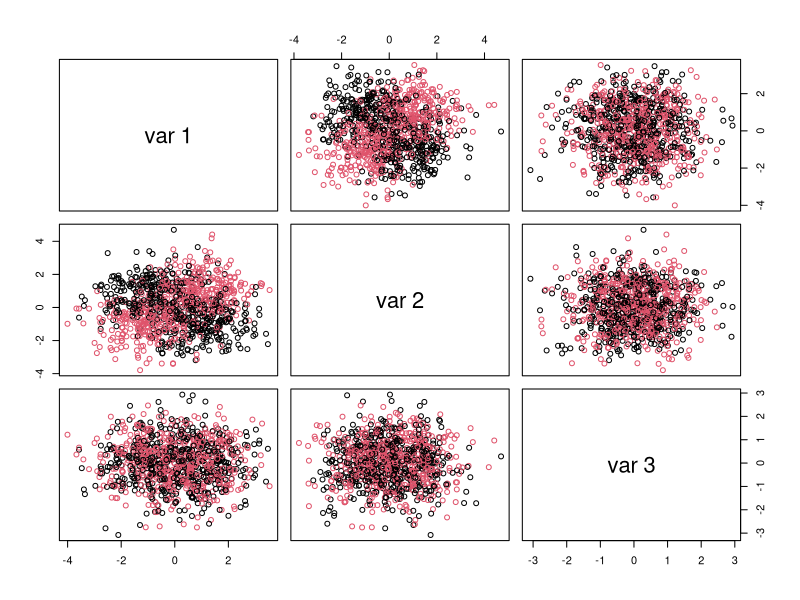
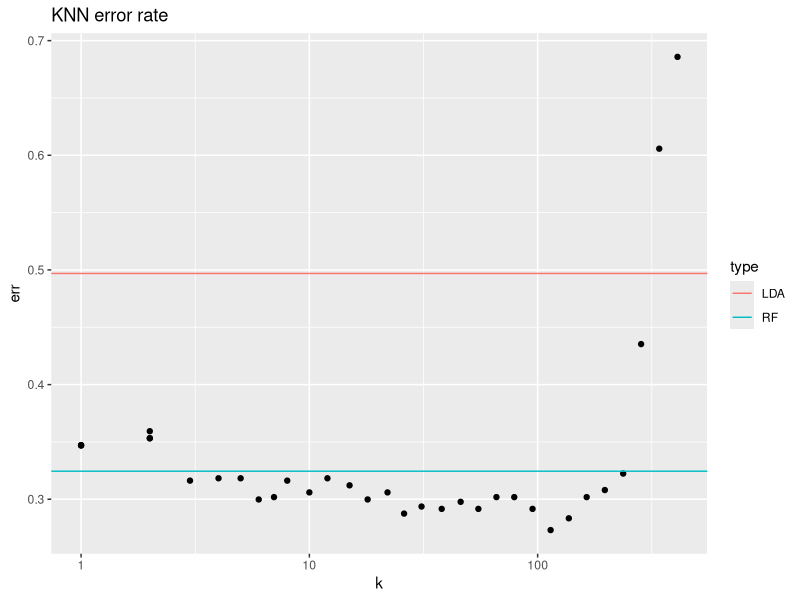
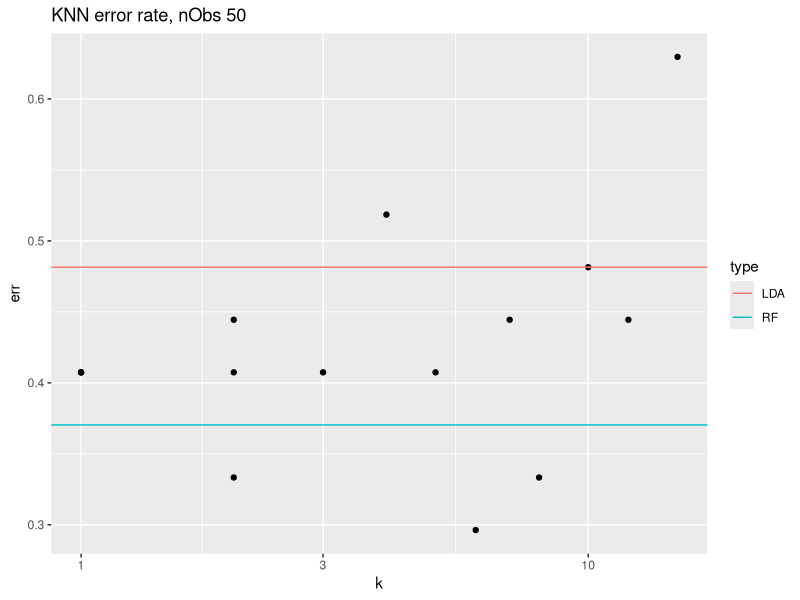
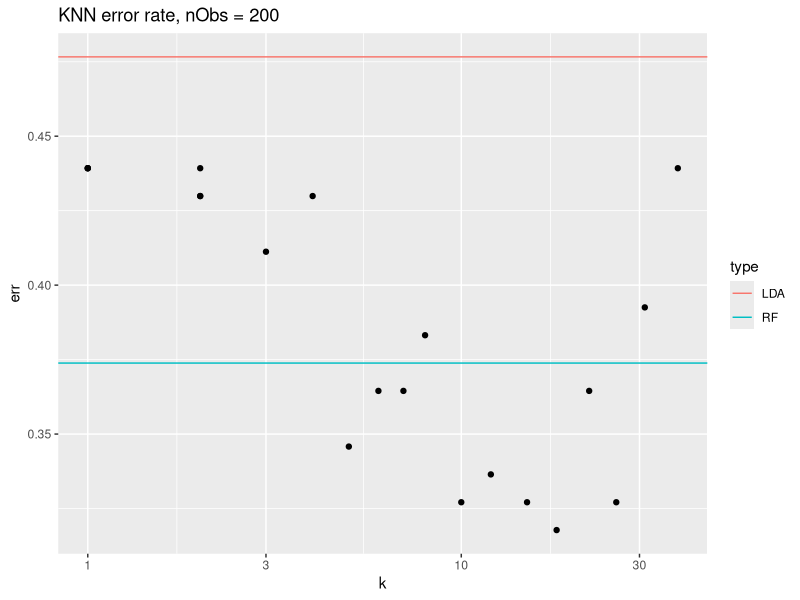
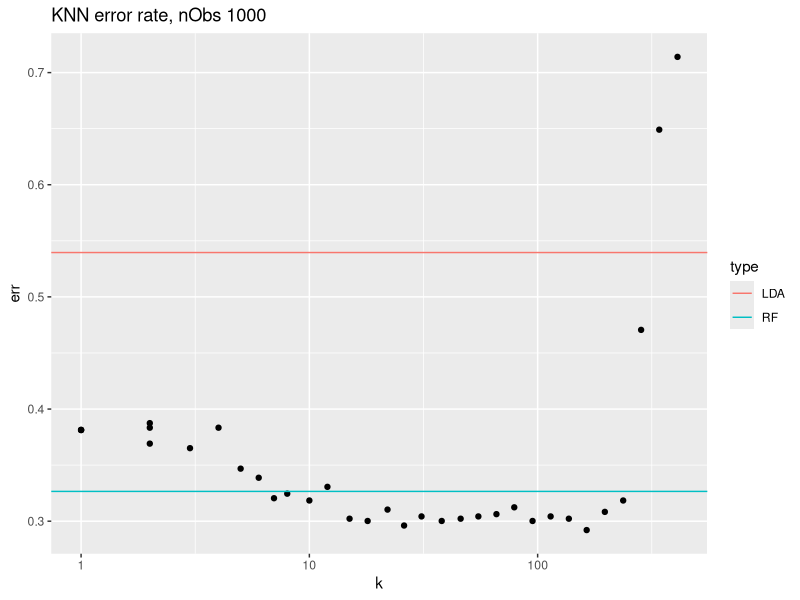
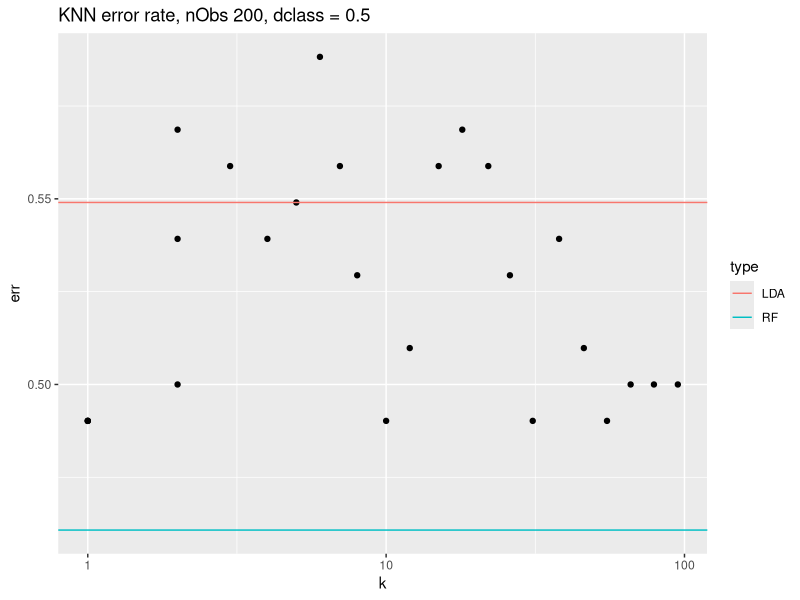
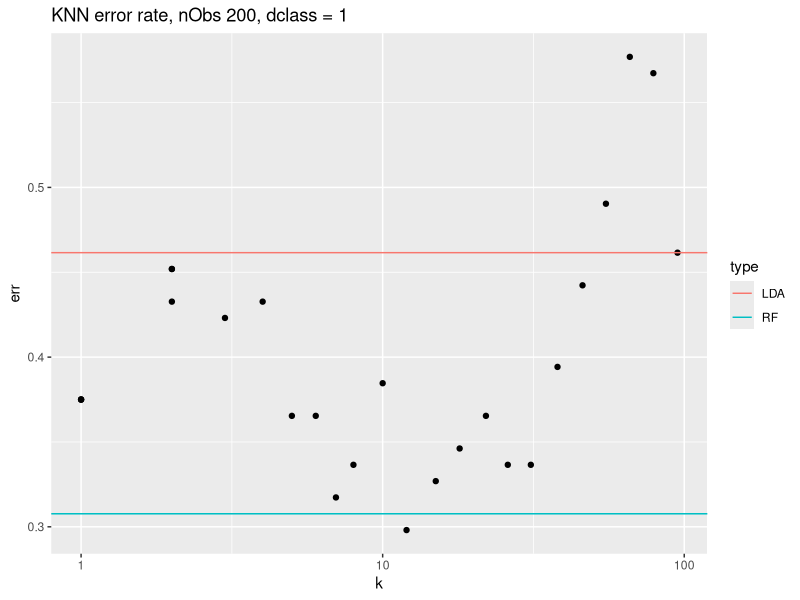
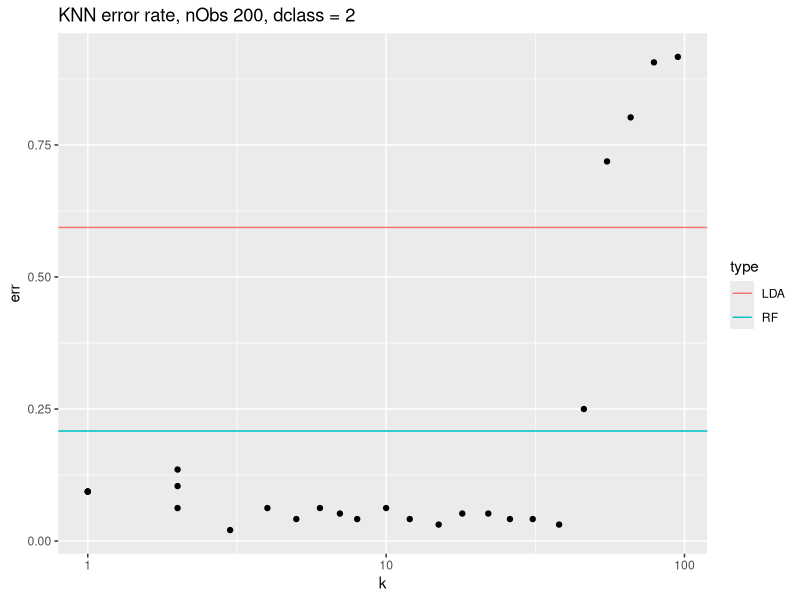

Reproduce these figures in R, in order.
## ---- chunk 1
library(randomForest)
library(MASS)
library(class)
library(ggplot2)
knitr::opts_chunk$set(echo = TRUE)
## ---- chunk 2
# How many observations:
nObs <- 1000
# How many predictors are associated with outcome:
nClassVars <- 2
# How many predictors are not:
nNoiseVars <- 1
# To modulate average difference between two classes' predictor values:
deltaClass <- 1
# Simulate dataset with interaction between attribute levels associated with the outcome:
xyzTmp <- matrix(rnorm(nObs*(nClassVars+nNoiseVars)),nrow=nObs,ncol=nClassVars+nNoiseVars)
classTmp <- 1
for ( iTmp in 1:nClassVars ) {
  deltaTmp <- sample(deltaClass*c(-1,1),nObs,replace=TRUE)
  xyzTmp[,iTmp] <- xyzTmp[,iTmp] + deltaTmp
  classTmp <- classTmp * deltaTmp
}
classTmp <- factor(classTmp > 0)
table(classTmp)
# plot resulting attribute levels colored by outcome:
pairs(xyzTmp,col=as.numeric(classTmp))
## ---- chunk 3
# Split data into train and test
bTrain <- sample(c(FALSE,TRUE),nrow(xyzTmp),replace=TRUE)
# Fit random forest to train data, obtain test error:
rfRes <- randomForest(xyzTmp[bTrain,],classTmp[bTrain])
rfTmpTbl <- table(classTmp[!bTrain],predict(rfRes,newdata=xyzTmp[!bTrain,]))
rfTmpTbl
## ---- chunk 4
# Fit LDA model to train data and evaluate error on the test data:
ldaRes <- lda(xyzTmp[bTrain,],classTmp[bTrain])
ldaTmpTbl <- table(classTmp[!bTrain],predict(ldaRes,newdata=xyzTmp[!bTrain,])$class)
ldaTmpTbl
## ---- chunk 5
# Fit KNN model at several levels of k:
dfTmp <- NULL
for ( kTmp in floor(1.2^(1:33)) ) {
  knnRes <- knn(xyzTmp[bTrain,],xyzTmp[!bTrain,],classTmp[bTrain],k=kTmp)
  tmpTbl <- table(classTmp[!bTrain],knnRes)
  dfTmp <- rbind(dfTmp,data.frame(err=1-sum(diag(tmpTbl))/sum(tmpTbl),k=kTmp))
}
ggplot(dfTmp,aes(x=k,y=err))+geom_point()+scale_x_log10()+geom_hline(aes(yintercept = err,colour=type),data=data.frame(type=c("LDA","RF"),err=c(1-sum(diag(ldaTmpTbl))/sum(ldaTmpTbl),1-sum(diag(rfTmpTbl))/sum(rfTmpTbl))))+ggtitle("KNN error rate")
## ---- chunk 6
set.seed(202)
# How many observations:
nObs <- 50
# How many predictors are associated with outcome:
nClassVars <- 2
# How many predictors are not:
nNoiseVars <- 3
# To modulate average difference between two classes' predictor values:
deltaClass <- 1
# Simulate dataset with interaction between attribute levels associated with the outcome:
xyzTmp <- matrix(rnorm(nObs*(nClassVars+nNoiseVars)),nrow=nObs,ncol=nClassVars+nNoiseVars)
classTmp <- 1
for ( iTmp in 1:nClassVars ) {
  deltaTmp <- sample(deltaClass*c(-1,1),nObs,replace=TRUE)
  xyzTmp[,iTmp] <- xyzTmp[,iTmp] + deltaTmp
  classTmp <- classTmp * deltaTmp
}
classTmp <- factor(classTmp > 0)
table(classTmp)

## ---- chunk 7
set.seed(1)
# Split data into train and test
bTrain <- sample(c(FALSE,TRUE),nrow(xyzTmp),replace=TRUE)
# Fit random forest to train data, obtain test error:
rfRes <- randomForest(xyzTmp[bTrain,],classTmp[bTrain])
rfTmpTbl <- table(classTmp[!bTrain],predict(rfRes,newdata=xyzTmp[!bTrain,]))
rfTmpTbl
err.rf = 1-sum(diag(rfTmpTbl))/sum(rfTmpTbl)
err.rf #error rate is 31.7%  
## ---- chunk 8
# Fit LDA model to train data and evaluate error on the test data:
ldaRes <- lda(xyzTmp[bTrain,],classTmp[bTrain])
ldaTmpTbl <- table(classTmp[!bTrain],predict(ldaRes,newdata=xyzTmp[!bTrain,])$class)
ldaTmpTbl
err.lda = 1-sum(diag(ldaTmpTbl))/sum(ldaTmpTbl)
err.lda #test error here is 39%
## ---- chunk 9
# Fit KNN model at several levels of k:
set.seed(1)
dfTmp <- NULL
for ( kTmp in floor(1.2^(1:15)) ) {
  knnRes <- knn(xyzTmp[bTrain,],xyzTmp[!bTrain,],classTmp[bTrain],k=kTmp)
  tmpTbl <- table(classTmp[!bTrain],knnRes)
  dfTmp <- rbind(dfTmp,data.frame(err=1-sum(diag(tmpTbl))/sum(tmpTbl),k=kTmp))
}

dfTmp
min(dfTmp) #minimum error rate is 13% at k = 2

ggplot(dfTmp,aes(x=k,y=err))+geom_point()+scale_x_log10()+geom_hline(aes(yintercept = err,colour=type),data=data.frame(type=c("LDA","RF"),err=c(1-sum(diag(ldaTmpTbl))/sum(ldaTmpTbl),1-sum(diag(rfTmpTbl))/sum(rfTmpTbl))))+ggtitle("KNN error rate, nObs 50")
## ---- chunk 10
set.seed(203)
# How many observations:
nObs <- 200
# How many predictors are associated with outcome:
nClassVars <- 2
# How many predictors are not:
nNoiseVars <- 3
# To modulate average difference between two classes' predictor values:
deltaClass <- 1
# Simulate dataset with interaction between attribute levels associated with the outcome:
xyzTmp <- matrix(rnorm(nObs*(nClassVars+nNoiseVars)),nrow=nObs,ncol=nClassVars+nNoiseVars)
classTmp <- 1
for ( iTmp in 1:nClassVars ) {
  deltaTmp <- sample(deltaClass*c(-1,1),nObs,replace=TRUE)
  xyzTmp[,iTmp] <- xyzTmp[,iTmp] + deltaTmp
  classTmp <- classTmp * deltaTmp
}
classTmp <- factor(classTmp > 0)
table(classTmp)
## ---- chunk 11
set.seed(2)
# Split data into train and test
bTrain <- sample(c(FALSE,TRUE),nrow(xyzTmp),replace=TRUE)
# Fit random forest to train data, obtain test error:
rfRes <- randomForest(xyzTmp[bTrain,],classTmp[bTrain])
rfTmpTbl <- table(classTmp[!bTrain],predict(rfRes,newdata=xyzTmp[!bTrain,]))
rfTmpTbl
err.rf = 1-sum(diag(rfTmpTbl))/sum(rfTmpTbl)
err.rf #error rate is 34% 
## ---- chunk 12
# Fit LDA model to train data and evaluate error on the test data:
ldaRes <- lda(xyzTmp[bTrain,],classTmp[bTrain])
ldaTmpTbl <- table(classTmp[!bTrain],predict(ldaRes,newdata=xyzTmp[!bTrain,])$class)
ldaTmpTbl
err.lda = 1-sum(diag(ldaTmpTbl))/sum(ldaTmpTbl)
err.lda #test error here is 43%

## ---- chunk 13
# Fit KNN model at several levels of k:
set.seed(2)
dfTmp <- NULL
for ( kTmp in floor(1.2^(1:20)) ) {
  knnRes <- knn(xyzTmp[bTrain,],xyzTmp[!bTrain,],classTmp[bTrain],k=kTmp)
  tmpTbl <- table(classTmp[!bTrain],knnRes)
  dfTmp <- rbind(dfTmp,data.frame(err=1-sum(diag(tmpTbl))/sum(tmpTbl),k=kTmp))
}

dfTmp
min(dfTmp) #minimum error rate is 23% at k = 3  

ggplot(dfTmp,aes(x=k,y=err))+geom_point()+scale_x_log10()+geom_hline(aes(yintercept = err,colour=type),data=data.frame(type=c("LDA","RF"),err=c(1-sum(diag(ldaTmpTbl))/sum(ldaTmpTbl),1-sum(diag(rfTmpTbl))/sum(rfTmpTbl))))+ggtitle("KNN error rate, nObs = 200")
## ---- chunk 14
set.seed(201)
# How many observations:
nObs <- 1000
# How many predictors are associated with outcome:
nClassVars <- 2
# How many predictors are not:
nNoiseVars <- 3
# To modulate average difference between two classes' predictor values:
deltaClass <- 1
# Simulate dataset with interaction between attribute levels associated with the outcome:
xyzTmp <- matrix(rnorm(nObs*(nClassVars+nNoiseVars)),nrow=nObs,ncol=nClassVars+nNoiseVars)
classTmp <- 1
for ( iTmp in 1:nClassVars ) {
  deltaTmp <- sample(deltaClass*c(-1,1),nObs,replace=TRUE)
  xyzTmp[,iTmp] <- xyzTmp[,iTmp] + deltaTmp
  classTmp <- classTmp * deltaTmp
}
classTmp <- factor(classTmp > 0)
table(classTmp)

## ---- chunk 15
set.seed(3)
# Split data into train and test
bTrain <- sample(c(FALSE,TRUE),nrow(xyzTmp),replace=TRUE)
# Fit random forest to train data, obtain test error:
rfRes <- randomForest(xyzTmp[bTrain,],classTmp[bTrain])
rfTmpTbl <- table(classTmp[!bTrain],predict(rfRes,newdata=xyzTmp[!bTrain,]))
rfTmpTbl
err.rf = 1-sum(diag(rfTmpTbl))/sum(rfTmpTbl)
err.rf #error rate is 34%  
## ---- chunk 16
# Fit LDA model to train data and evaluate error on the test data:
ldaRes <- lda(xyzTmp[bTrain,],classTmp[bTrain])
ldaTmpTbl <- table(classTmp[!bTrain],predict(ldaRes,newdata=xyzTmp[!bTrain,])$class)
ldaTmpTbl
err.lda = 1-sum(diag(ldaTmpTbl))/sum(ldaTmpTbl)
err.lda #test error here is 53%

## ---- chunk 17
# Fit KNN model at several levels of k:
set.seed(3)
dfTmp <- NULL
for ( kTmp in floor(1.2^(1:33)) ) {
  knnRes <- knn(xyzTmp[bTrain,],xyzTmp[!bTrain,],classTmp[bTrain],k=kTmp)
  tmpTbl <- table(classTmp[!bTrain],knnRes)
  dfTmp <- rbind(dfTmp,data.frame(err=1-sum(diag(tmpTbl))/sum(tmpTbl),k=kTmp))
}
dfTmp
min(dfTmp) #min error is 29.79%

ggplot(dfTmp,aes(x=k,y=err))+geom_point()+scale_x_log10()+geom_hline(aes(yintercept = err,colour=type),data=data.frame(type=c("LDA","RF"),err=c(1-sum(diag(ldaTmpTbl))/sum(ldaTmpTbl),1-sum(diag(rfTmpTbl))/sum(rfTmpTbl))))+ggtitle("KNN error rate, nObs 1000")

## ---- chunk 18
set.seed(203)
# How many observations:
nObs <- 200
# How many predictors are associated with outcome:
nClassVars <- 2
# How many predictors are not:
nNoiseVars <- 3
# To modulate average difference between two classes' predictor values:
deltaClass <- 0.5
# Simulate dataset with interaction between attribute levels associated with the outcome:
xyzTmp <- matrix(rnorm(nObs*(nClassVars+nNoiseVars)),nrow=nObs,ncol=nClassVars+nNoiseVars)
classTmp <- 1
for ( iTmp in 1:nClassVars ) {
  deltaTmp <- sample(deltaClass*c(-1,1),nObs,replace=TRUE)
  xyzTmp[,iTmp] <- xyzTmp[,iTmp] + deltaTmp
  classTmp <- classTmp * deltaTmp
}
classTmp <- factor(classTmp > 0)
table(classTmp)

## ---- chunk 19
set.seed(4)
# Split data into train and test
bTrain <- sample(c(FALSE,TRUE),nrow(xyzTmp),replace=TRUE)
# Fit random forest to train data, obtain test error:
rfRes <- randomForest(xyzTmp[bTrain,],classTmp[bTrain])
rfTmpTbl <- table(classTmp[!bTrain],predict(rfRes,newdata=xyzTmp[!bTrain,]))
rfTmpTbl
err.rf = 1-sum(diag(rfTmpTbl))/sum(rfTmpTbl)
err.rf #error rate is 40%
## ---- chunk 20
# Fit LDA model to train data and evaluate error on the test data:
ldaRes <- lda(xyzTmp[bTrain,],classTmp[bTrain])
ldaTmpTbl <- table(classTmp[!bTrain],predict(ldaRes,newdata=xyzTmp[!bTrain,])$class)
ldaTmpTbl
err.lda = 1-sum(diag(ldaTmpTbl))/sum(ldaTmpTbl)
err.lda #test error here is 48.5%

## ---- chunk 21
set.seed(4)
# Fit KNN model at several levels of k:
dfTmp <- NULL
for ( kTmp in floor(1.2^(1:25)) ) {
  knnRes <- knn(xyzTmp[bTrain,],xyzTmp[!bTrain,],classTmp[bTrain],k=kTmp)
  tmpTbl <- table(classTmp[!bTrain],knnRes)
  dfTmp <- rbind(dfTmp,data.frame(err=1-sum(diag(tmpTbl))/sum(tmpTbl),k=kTmp))
}

dfTmp
min(dfTmp) #min error rate is 39.4% 

ggplot(dfTmp,aes(x=k,y=err))+geom_point()+scale_x_log10()+geom_hline(aes(yintercept = err,colour=type),data=data.frame(type=c("LDA","RF"),err=c(1-sum(diag(ldaTmpTbl))/sum(ldaTmpTbl),1-sum(diag(rfTmpTbl))/sum(rfTmpTbl))))+ggtitle("KNN error rate, nObs 200, dclass = 0.5")
## ---- chunk 22
set.seed(203)
# How many observations:
nObs <- 200
# How many predictors are associated with outcome:
nClassVars <- 2
# How many predictors are not:
nNoiseVars <- 3
# To modulate average difference between two classes' predictor values:
deltaClass <- 1
# Simulate dataset with interaction between attribute levels associated with the outcome:
xyzTmp <- matrix(rnorm(nObs*(nClassVars+nNoiseVars)),nrow=nObs,ncol=nClassVars+nNoiseVars)
classTmp <- 1
for ( iTmp in 1:nClassVars ) {
  deltaTmp <- sample(deltaClass*c(-1,1),nObs,replace=TRUE)
  xyzTmp[,iTmp] <- xyzTmp[,iTmp] + deltaTmp
  classTmp <- classTmp * deltaTmp
}
classTmp <- factor(classTmp > 0)
table(classTmp)

## ---- chunk 23
set.seed(5)
# Split data into train and test
bTrain <- sample(c(FALSE,TRUE),nrow(xyzTmp),replace=TRUE)
# Fit random forest to train data, obtain test error:
rfRes <- randomForest(xyzTmp[bTrain,],classTmp[bTrain])
rfTmpTbl <- table(classTmp[!bTrain],predict(rfRes,newdata=xyzTmp[!bTrain,]))
rfTmpTbl
err.rf = 1-sum(diag(rfTmpTbl))/sum(rfTmpTbl)
err.rf #error rate is 39.2%
## ---- chunk 24
# Fit LDA model to train data and evaluate error on the test data:
ldaRes <- lda(xyzTmp[bTrain,],classTmp[bTrain])
ldaTmpTbl <- table(classTmp[!bTrain],predict(ldaRes,newdata=xyzTmp[!bTrain,])$class)
ldaTmpTbl
err.lda = 1-sum(diag(ldaTmpTbl))/sum(ldaTmpTbl)
err.lda #test error here is 46.1%

## ---- chunk 25
set.seed(5)
# Fit KNN model at several levels of k:
dfTmp <- NULL
for ( kTmp in floor(1.2^(1:25)) ) {
  knnRes <- knn(xyzTmp[bTrain,],xyzTmp[!bTrain,],classTmp[bTrain],k=kTmp)
  tmpTbl <- table(classTmp[!bTrain],knnRes)
  dfTmp <- rbind(dfTmp,data.frame(err=1-sum(diag(tmpTbl))/sum(tmpTbl),k=kTmp))
}

dfTmp
min(dfTmp) #min error rate is 29.4% at k = 15

ggplot(dfTmp,aes(x=k,y=err))+geom_point()+scale_x_log10()+geom_hline(aes(yintercept = err,colour=type),data=data.frame(type=c("LDA","RF"),err=c(1-sum(diag(ldaTmpTbl))/sum(ldaTmpTbl),1-sum(diag(rfTmpTbl))/sum(rfTmpTbl))))+ggtitle("KNN error rate, nObs 200, dclass = 1")
## ---- chunk 26
set.seed(203)
# How many observations:
nObs <- 200
# How many predictors are associated with outcome:
nClassVars <- 2
# How many predictors are not:
nNoiseVars <- 3
# To modulate average difference between two classes' predictor values:
deltaClass <- 2
# Simulate dataset with interaction between attribute levels associated with the outcome:
xyzTmp <- matrix(rnorm(nObs*(nClassVars+nNoiseVars)),nrow=nObs,ncol=nClassVars+nNoiseVars)
classTmp <- 1
for ( iTmp in 1:nClassVars ) {
  deltaTmp <- sample(deltaClass*c(-1,1),nObs,replace=TRUE)
  xyzTmp[,iTmp] <- xyzTmp[,iTmp] + deltaTmp
  classTmp <- classTmp * deltaTmp
}
classTmp <- factor(classTmp > 0)
table(classTmp)

## ---- chunk 27
set.seed(6)
# Split data into train and test
bTrain <- sample(c(FALSE,TRUE),nrow(xyzTmp),replace=TRUE)
# Fit random forest to train data, obtain test error:
rfRes <- randomForest(xyzTmp[bTrain,],classTmp[bTrain])
rfTmpTbl <- table(classTmp[!bTrain],predict(rfRes,newdata=xyzTmp[!bTrain,]))
rfTmpTbl
err.rf = 1-sum(diag(rfTmpTbl))/sum(rfTmpTbl)
err.rf #error rate is 21.8%
## ---- chunk 28
# Fit LDA model to train data and evaluate error on the test data:
ldaRes <- lda(xyzTmp[bTrain,],classTmp[bTrain])
ldaTmpTbl <- table(classTmp[!bTrain],predict(ldaRes,newdata=xyzTmp[!bTrain,])$class)
ldaTmpTbl
err.lda = 1-sum(diag(ldaTmpTbl))/sum(ldaTmpTbl)
err.lda #test error here is 42.6%

## ---- chunk 29
set.seed(6)
# Fit KNN model at several levels of k:
dfTmp <- NULL
for ( kTmp in floor(1.2^(1:25)) ) {
  knnRes <- knn(xyzTmp[bTrain,],xyzTmp[!bTrain,],classTmp[bTrain],k=kTmp)
  tmpTbl <- table(classTmp[!bTrain],knnRes)
  dfTmp <- rbind(dfTmp,data.frame(err=1-sum(diag(tmpTbl))/sum(tmpTbl),k=kTmp))
}

dfTmp
min(dfTmp) #min error rate is at 2.9% at k = 12

ggplot(dfTmp,aes(x=k,y=err))+geom_point()+scale_x_log10()+geom_hline(aes(yintercept = err,colour=type),data=data.frame(type=c("LDA","RF"),err=c(1-sum(diag(ldaTmpTbl))/sum(ldaTmpTbl),1-sum(diag(rfTmpTbl))/sum(rfTmpTbl))))+ggtitle("KNN error rate, nObs 200, dclass = 2")
## ---- chunk 30
set.seed(201)
# How many observations:
nObs <- 1000
# How many predictors are associated with outcome:
nClassVars <- 2
# How many predictors are not:
nNoiseVars <- 3
# To modulate average difference between two classes' predictor values:
deltaClass <- 0.5
# Simulate dataset with interaction between attribute levels associated with the outcome:
xyzTmp <- matrix(rnorm(nObs*(nClassVars+nNoiseVars)),nrow=nObs,ncol=nClassVars+nNoiseVars)
classTmp <- 1
for ( iTmp in 1:nClassVars ) {
  deltaTmp <- sample(deltaClass*c(-1,1),nObs,replace=TRUE)
  xyzTmp[,iTmp] <- xyzTmp[,iTmp] + deltaTmp
  classTmp <- classTmp * deltaTmp
}
classTmp <- factor(classTmp > 0)
table(classTmp)

## ---- chunk 31
set.seed(7)
# Split data into train and test
bTrain <- sample(c(FALSE,TRUE),nrow(xyzTmp),replace=TRUE)
# Fit random forest to train data, obtain test error:
rfRes <- randomForest(xyzTmp[bTrain,],classTmp[bTrain])
rfTmpTbl <- table(classTmp[!bTrain],predict(rfRes,newdata=xyzTmp[!bTrain,]))
rfTmpTbl
err.rf = 1-sum(diag(rfTmpTbl))/sum(rfTmpTbl)
err.rf #error rate is 50.4%  
## ---- chunk 32
# Fit LDA model to train data and evaluate error on the test data:
ldaRes <- lda(xyzTmp[bTrain,],classTmp[bTrain])
ldaTmpTbl <- table(classTmp[!bTrain],predict(ldaRes,newdata=xyzTmp[!bTrain,])$class)
ldaTmpTbl
err.lda = 1-sum(diag(ldaTmpTbl))/sum(ldaTmpTbl)
err.lda #test error here is 50% 

## ---- chunk 33
set.seed(7)
# Fit KNN model at several levels of k:
dfTmp <- NULL
for ( kTmp in floor(1.2^(1:33)) ) {
  knnRes <- knn(xyzTmp[bTrain,],xyzTmp[!bTrain,],classTmp[bTrain],k=kTmp)
  tmpTbl <- table(classTmp[!bTrain],knnRes)
  dfTmp <- rbind(dfTmp,data.frame(err=1-sum(diag(tmpTbl))/sum(tmpTbl),k=kTmp))
}
dfTmp
min(dfTmp) #minimum error rate is 44% at k =5 
ggplot(dfTmp,aes(x=k,y=err))+geom_point()+scale_x_log10()+geom_hline(aes(yintercept = err,colour=type),data=data.frame(type=c("LDA","RF"),err=c(1-sum(diag(ldaTmpTbl))/sum(ldaTmpTbl),1-sum(diag(rfTmpTbl))/sum(rfTmpTbl))))+ggtitle("KNN error rate, nObs 1000, dclass = 0.5")

## ---- chunk 34
set.seed(201)
# How many observations:
nObs <- 1000
# How many predictors are associated with outcome:
nClassVars <- 2
# How many predictors are not:
nNoiseVars <- 3
# To modulate average difference between two classes' predictor values:
deltaClass <- 1
# Simulate dataset with interaction between attribute levels associated with the outcome:
xyzTmp <- matrix(rnorm(nObs*(nClassVars+nNoiseVars)),nrow=nObs,ncol=nClassVars+nNoiseVars)
classTmp <- 1
for ( iTmp in 1:nClassVars ) {
  deltaTmp <- sample(deltaClass*c(-1,1),nObs,replace=TRUE)
  xyzTmp[,iTmp] <- xyzTmp[,iTmp] + deltaTmp
  classTmp <- classTmp * deltaTmp
}
classTmp <- factor(classTmp > 0)
table(classTmp)

## ---- chunk 35
set.seed(8)
# Split data into train and test
bTrain <- sample(c(FALSE,TRUE),nrow(xyzTmp),replace=TRUE)
# Fit random forest to train data, obtain test error:
rfRes <- randomForest(xyzTmp[bTrain,],classTmp[bTrain])
rfTmpTbl <- table(classTmp[!bTrain],predict(rfRes,newdata=xyzTmp[!bTrain,]))
rfTmpTbl
err.rf = 1-sum(diag(rfTmpTbl))/sum(rfTmpTbl)
err.rf #error rate is 34.7%  
## ---- chunk 36
# Fit LDA model to train data and evaluate error on the test data:
ldaRes <- lda(xyzTmp[bTrain,],classTmp[bTrain])
ldaTmpTbl <- table(classTmp[!bTrain],predict(ldaRes,newdata=xyzTmp[!bTrain,])$class)
ldaTmpTbl
err.lda = 1-sum(diag(ldaTmpTbl))/sum(ldaTmpTbl)
err.lda #test error here is 49.9% 

## ---- chunk 37
set.seed(8)
# Fit KNN model at several levels of k:
dfTmp <- NULL
for ( kTmp in floor(1.2^(1:33)) ) {
  knnRes <- knn(xyzTmp[bTrain,],xyzTmp[!bTrain,],classTmp[bTrain],k=kTmp)
  tmpTbl <- table(classTmp[!bTrain],knnRes)
  dfTmp <- rbind(dfTmp,data.frame(err=1-sum(diag(tmpTbl))/sum(tmpTbl),k=kTmp))
}
dfTmp
min(dfTmp) #minimum error rate is 30.9% at k = 66

ggplot(dfTmp,aes(x=k,y=err))+geom_point()+scale_x_log10()+geom_hline(aes(yintercept = err,colour=type),data=data.frame(type=c("LDA","RF"),err=c(1-sum(diag(ldaTmpTbl))/sum(ldaTmpTbl),1-sum(diag(rfTmpTbl))/sum(rfTmpTbl))))+ggtitle("KNN error rate, nObs 1000, dclass 1")
## ---- chunk 38
set.seed(201)
# How many observations:
nObs <- 1000
# How many predictors are associated with outcome:
nClassVars <- 2
# How many predictors are not:
nNoiseVars <- 3
# To modulate average difference between two classes' predictor values:
deltaClass <- 2
# Simulate dataset with interaction between attribute levels associated with the outcome:
xyzTmp <- matrix(rnorm(nObs*(nClassVars+nNoiseVars)),nrow=nObs,ncol=nClassVars+nNoiseVars)
classTmp <- 1
for ( iTmp in 1:nClassVars ) {
  deltaTmp <- sample(deltaClass*c(-1,1),nObs,replace=TRUE)
  xyzTmp[,iTmp] <- xyzTmp[,iTmp] + deltaTmp
  classTmp <- classTmp * deltaTmp
}
classTmp <- factor(classTmp > 0)
table(classTmp)

## ---- chunk 39
set.seed(9)
# Split data into train and test
bTrain <- sample(c(FALSE,TRUE),nrow(xyzTmp),replace=TRUE)
# Fit random forest to train data, obtain test error:
rfRes <- randomForest(xyzTmp[bTrain,],classTmp[bTrain])
rfTmpTbl <- table(classTmp[!bTrain],predict(rfRes,newdata=xyzTmp[!bTrain,]))
rfTmpTbl
err.rf = 1-sum(diag(rfTmpTbl))/sum(rfTmpTbl)
err.rf #error rate is 6.3%  
## ---- chunk 40
# Fit LDA model to train data and evaluate error on the test data:
ldaRes <- lda(xyzTmp[bTrain,],classTmp[bTrain])
ldaTmpTbl <- table(classTmp[!bTrain],predict(ldaRes,newdata=xyzTmp[!bTrain,])$class)
ldaTmpTbl
err.lda = 1-sum(diag(ldaTmpTbl))/sum(ldaTmpTbl)
err.lda #test error here is 49.3% 

## ---- chunk 41
set.seed(9)
# Fit KNN model at several levels of k:
dfTmp <- NULL
for ( kTmp in floor(1.2^(1:33)) ) {
  knnRes <- knn(xyzTmp[bTrain,],xyzTmp[!bTrain,],classTmp[bTrain],k=kTmp)
  tmpTbl <- table(classTmp[!bTrain],knnRes)
  dfTmp <- rbind(dfTmp,data.frame(err=1-sum(diag(tmpTbl))/sum(tmpTbl),k=kTmp))
}
dfTmp
min(dfTmp) #min error rate is at 5.1% at k = 22

ggplot(dfTmp,aes(x=k,y=err))+geom_point()+scale_x_log10()+geom_hline(aes(yintercept = err,colour=type),data=data.frame(type=c("LDA","RF"),err=c(1-sum(diag(ldaTmpTbl))/sum(ldaTmpTbl),1-sum(diag(rfTmpTbl))/sum(rfTmpTbl))))+ggtitle("KNN error rate, nObs 1000, dClass =2")

## ---- chunk 42
set.seed(201)
# How many observations:
nObs <- 1000
# How many predictors are associated with outcome:
nClassVars <- 2
# How many predictors are not:
nNoiseVars <- 1
# To modulate average difference between two classes' predictor values:
deltaClass <- 2
# Simulate dataset with interaction between attribute levels associated with the outcome:
xyzTmp <- matrix(rnorm(nObs*(nClassVars+nNoiseVars)),nrow=nObs,ncol=nClassVars+nNoiseVars)
classTmp <- 1
for ( iTmp in 1:nClassVars ) {
  deltaTmp <- sample(deltaClass*c(-1,1),nObs,replace=TRUE)
  xyzTmp[,iTmp] <- xyzTmp[,iTmp] + deltaTmp
  classTmp <- classTmp * deltaTmp
}
classTmp <- factor(classTmp > 0)
table(classTmp)

## ---- chunk 43
# Split data into train and test
bTrain <- sample(c(FALSE,TRUE),nrow(xyzTmp),replace=TRUE)
# Fit random forest to train data, obtain test error:
rfRes <- randomForest(xyzTmp[bTrain,],classTmp[bTrain])
rfTmpTbl <- table(classTmp[!bTrain],predict(rfRes,newdata=xyzTmp[!bTrain,]))
rfTmpTbl
err.rf = 1-sum(diag(rfTmpTbl))/sum(rfTmpTbl)
err.rf #error rate is 5.4%  
## ---- chunk 44
set.seed(10)
# Fit LDA model to train data and evaluate error on the test data:
ldaRes <- lda(xyzTmp[bTrain,],classTmp[bTrain])
ldaTmpTbl <- table(classTmp[!bTrain],predict(ldaRes,newdata=xyzTmp[!bTrain,])$class)
ldaTmpTbl
err.lda = 1-sum(diag(ldaTmpTbl))/sum(ldaTmpTbl)
err.lda #test error here is 50.6% 

## ---- chunk 45
set.seed(10)
# Fit KNN model at several levels of k:
dfTmp <- NULL
for ( kTmp in floor(1.2^(1:33)) ) {
  knnRes <- knn(xyzTmp[bTrain,],xyzTmp[!bTrain,],classTmp[bTrain],k=kTmp)
  tmpTbl <- table(classTmp[!bTrain],knnRes)
  dfTmp <- rbind(dfTmp,data.frame(err=1-sum(diag(tmpTbl))/sum(tmpTbl),k=kTmp))
}
dfTmp
min(dfTmp) # minimum erro rrate is at 4.5% at k = 46
ggplot(dfTmp,aes(x=k,y=err))+geom_point()+scale_x_log10()+geom_hline(aes(yintercept = err,colour=type),data=data.frame(type=c("LDA","RF"),err=c(1-sum(diag(ldaTmpTbl))/sum(ldaTmpTbl),1-sum(diag(rfTmpTbl))/sum(rfTmpTbl))))+ggtitle("KNN error rate, nclass 2, noise 1")

## ---- chunk 46
set.seed(201)
# How many observations:
nObs <- 1000
# How many predictors are associated with outcome:
nClassVars <- 2
# How many predictors are not:
nNoiseVars <- 3
# To modulate average difference between two classes' predictor values:
deltaClass <- 2
# Simulate dataset with interaction between attribute levels associated with the outcome:
xyzTmp <- matrix(rnorm(nObs*(nClassVars+nNoiseVars)),nrow=nObs,ncol=nClassVars+nNoiseVars)
classTmp <- 1
for ( iTmp in 1:nClassVars ) {
  deltaTmp <- sample(deltaClass*c(-1,1),nObs,replace=TRUE)
  xyzTmp[,iTmp] <- xyzTmp[,iTmp] + deltaTmp
  classTmp <- classTmp * deltaTmp
}
classTmp <- factor(classTmp > 0)
table(classTmp)

## ---- chunk 47
set.seed(11)
# Split data into train and test
bTrain <- sample(c(FALSE,TRUE),nrow(xyzTmp),replace=TRUE)
# Fit random forest to train data, obtain test error:
rfRes <- randomForest(xyzTmp[bTrain,],classTmp[bTrain])
rfTmpTbl <- table(classTmp[!bTrain],predict(rfRes,newdata=xyzTmp[!bTrain,]))
rfTmpTbl
err.rf = 1-sum(diag(rfTmpTbl))/sum(rfTmpTbl)
err.rf #error rate is 8.6%  
## ---- chunk 48
# Fit LDA model to train data and evaluate error on the test data:
ldaRes <- lda(xyzTmp[bTrain,],classTmp[bTrain])
ldaTmpTbl <- table(classTmp[!bTrain],predict(ldaRes,newdata=xyzTmp[!bTrain,])$class)
ldaTmpTbl
err.lda = 1-sum(diag(ldaTmpTbl))/sum(ldaTmpTbl)
err.lda #test error here is 45% 

## ---- chunk 49
set.seed(11)
# Fit KNN model at several levels of k:
dfTmp <- NULL
for ( kTmp in floor(1.2^(1:33)) ) {
  knnRes <- knn(xyzTmp[bTrain,],xyzTmp[!bTrain,],classTmp[bTrain],k=kTmp)
  tmpTbl <- table(classTmp[!bTrain],knnRes)
  dfTmp <- rbind(dfTmp,data.frame(err=1-sum(diag(tmpTbl))/sum(tmpTbl),k=kTmp))
}
dfTmp
min(dfTmp) #minimum error rate is 5.2% 
ggplot(dfTmp,aes(x=k,y=err))+geom_point()+scale_x_log10()+geom_hline(aes(yintercept = err,colour=type),data=data.frame(type=c("LDA","RF"),err=c(1-sum(diag(ldaTmpTbl))/sum(ldaTmpTbl),1-sum(diag(rfTmpTbl))/sum(rfTmpTbl))))+ggtitle("KNN error rate, nclass 2, noise 3")

## ---- chunk 50
set.seed(201)
# How many observations:
nObs <- 1000
# How many predictors are associated with outcome:
nClassVars <- 2
# How many predictors are not:
nNoiseVars <- 10
# To modulate average difference between two classes' predictor values:
deltaClass <- 2
# Simulate dataset with interaction between attribute levels associated with the outcome:
xyzTmp <- matrix(rnorm(nObs*(nClassVars+nNoiseVars)),nrow=nObs,ncol=nClassVars+nNoiseVars)
classTmp <- 1
for ( iTmp in 1:nClassVars ) {
  deltaTmp <- sample(deltaClass*c(-1,1),nObs,replace=TRUE)
  xyzTmp[,iTmp] <- xyzTmp[,iTmp] + deltaTmp
  classTmp <- classTmp * deltaTmp
}
classTmp <- factor(classTmp > 0)
table(classTmp)

## ---- chunk 51
set.seed(12)
# Split data into train and test
bTrain <- sample(c(FALSE,TRUE),nrow(xyzTmp),replace=TRUE)
# Fit random forest to train data, obtain test error:
rfRes <- randomForest(xyzTmp[bTrain,],classTmp[bTrain])
rfTmpTbl <- table(classTmp[!bTrain],predict(rfRes,newdata=xyzTmp[!bTrain,]))
rfTmpTbl
err.rf = 1-sum(diag(rfTmpTbl))/sum(rfTmpTbl)
err.rf #error rate is 21.7%
## ---- chunk 52
# Fit LDA model to train data and evaluate error on the test data:
ldaRes <- lda(xyzTmp[bTrain,],classTmp[bTrain])
ldaTmpTbl <- table(classTmp[!bTrain],predict(ldaRes,newdata=xyzTmp[!bTrain,])$class)
ldaTmpTbl
err.lda = 1-sum(diag(ldaTmpTbl))/sum(ldaTmpTbl)
err.lda #test error here is 51.6% 

## ---- chunk 53
set.seed(12)
# Fit KNN model at several levels of k:
dfTmp <- NULL
for ( kTmp in floor(1.2^(1:33)) ) {
  knnRes <- knn(xyzTmp[bTrain,],xyzTmp[!bTrain,],classTmp[bTrain],k=kTmp)
  tmpTbl <- table(classTmp[!bTrain],knnRes)
  dfTmp <- rbind(dfTmp,data.frame(err=1-sum(diag(tmpTbl))/sum(tmpTbl),k=kTmp))
}
dfTmp
min(dfTmp) #minimum error rate is 2.6% at k = 31
ggplot(dfTmp,aes(x=k,y=err))+geom_point()+scale_x_log10()+geom_hline(aes(yintercept = err,colour=type),data=data.frame(type=c("LDA","RF"),err=c(1-sum(diag(ldaTmpTbl))/sum(ldaTmpTbl),1-sum(diag(rfTmpTbl))/sum(rfTmpTbl))))+ggtitle("KNN error rate, nclass 2, noise 10")

## ---- chunk 54
set.seed(201)
# How many observations:
nObs <- 1000
# How many predictors are associated with outcome:
nClassVars <- 5
# How many predictors are not:
nNoiseVars <- 1
# To modulate average difference between two classes' predictor values:
deltaClass <- 2
# Simulate dataset with interaction between attribute levels associated with the outcome:
xyzTmp <- matrix(rnorm(nObs*(nClassVars+nNoiseVars)),nrow=nObs,ncol=nClassVars+nNoiseVars)
classTmp <- 1
for ( iTmp in 1:nClassVars ) {
  deltaTmp <- sample(deltaClass*c(-1,1),nObs,replace=TRUE)
  xyzTmp[,iTmp] <- xyzTmp[,iTmp] + deltaTmp
  classTmp <- classTmp * deltaTmp
}
classTmp <- factor(classTmp > 0)
table(classTmp)

## ---- chunk 55
set.seed(13)
# Split data into train and test
bTrain <- sample(c(FALSE,TRUE),nrow(xyzTmp),replace=TRUE)
# Fit random forest to train data, obtain test error:
rfRes <- randomForest(xyzTmp[bTrain,],classTmp[bTrain])
rfTmpTbl <- table(classTmp[!bTrain],predict(rfRes,newdata=xyzTmp[!bTrain,]))
rfTmpTbl
err.rf = 1-sum(diag(rfTmpTbl))/sum(rfTmpTbl)
err.rf #error rate is 41.7%  
## ---- chunk 56
# Fit LDA model to train data and evaluate error on the test data:
ldaRes <- lda(xyzTmp[bTrain,],classTmp[bTrain])
ldaTmpTbl <- table(classTmp[!bTrain],predict(ldaRes,newdata=xyzTmp[!bTrain,])$class)
ldaTmpTbl
err.lda = 1-sum(diag(ldaTmpTbl))/sum(ldaTmpTbl)
err.lda #test error here is 51% 

## ---- chunk 57
set.seed(13)
# Fit KNN model at several levels of k:
dfTmp <- NULL
for ( kTmp in floor(1.2^(1:33)) ) {
  knnRes <- knn(xyzTmp[bTrain,],xyzTmp[!bTrain,],classTmp[bTrain],k=kTmp)
  tmpTbl <- table(classTmp[!bTrain],knnRes)
  dfTmp <- rbind(dfTmp,data.frame(err=1-sum(diag(tmpTbl))/sum(tmpTbl),k=kTmp))
}
dfTmp
min(dfTmp) #actual min error is at 14.4%, at k = 12
ggplot(dfTmp,aes(x=k,y=err))+geom_point()+scale_x_log10()+geom_hline(aes(yintercept = err,colour=type),data=data.frame(type=c("LDA","RF"),err=c(1-sum(diag(ldaTmpTbl))/sum(ldaTmpTbl),1-sum(diag(rfTmpTbl))/sum(rfTmpTbl))))+ggtitle("KNN error rate, nclass 5, noise 1")

## ---- chunk 58
set.seed(201)
# How many observations:
nObs <- 1000
# How many predictors are associated with outcome:
nClassVars <- 5
# How many predictors are not:
nNoiseVars <- 3
# To modulate average difference between two classes' predictor values:
deltaClass <- 2
# Simulate dataset with interaction between attribute levels associated with the outcome:
xyzTmp <- matrix(rnorm(nObs*(nClassVars+nNoiseVars)),nrow=nObs,ncol=nClassVars+nNoiseVars)
classTmp <- 1
for ( iTmp in 1:nClassVars ) {
  deltaTmp <- sample(deltaClass*c(-1,1),nObs,replace=TRUE)
  xyzTmp[,iTmp] <- xyzTmp[,iTmp] + deltaTmp
  classTmp <- classTmp * deltaTmp
}
classTmp <- factor(classTmp > 0)
table(classTmp)

## ---- chunk 59
set.seed(14)
# Split data into train and test
bTrain <- sample(c(FALSE,TRUE),nrow(xyzTmp),replace=TRUE)
# Fit random forest to train data, obtain test error:
rfRes <- randomForest(xyzTmp[bTrain,],classTmp[bTrain])
rfTmpTbl <- table(classTmp[!bTrain],predict(rfRes,newdata=xyzTmp[!bTrain,]))
rfTmpTbl
err.rf = 1-sum(diag(rfTmpTbl))/sum(rfTmpTbl)
err.rf #error rate is 51%
## ---- chunk 60
# Fit LDA model to train data and evaluate error on the test data:
ldaRes <- lda(xyzTmp[bTrain,],classTmp[bTrain])
ldaTmpTbl <- table(classTmp[!bTrain],predict(ldaRes,newdata=xyzTmp[!bTrain,])$class)
ldaTmpTbl
err.lda = 1-sum(diag(ldaTmpTbl))/sum(ldaTmpTbl)
err.lda #test error here is 49%

## ---- chunk 61
set.seed(14)
# Fit KNN model at several levels of k:
dfTmp <- NULL
for ( kTmp in floor(1.2^(1:33)) ) {
  knnRes <- knn(xyzTmp[bTrain,],xyzTmp[!bTrain,],classTmp[bTrain],k=kTmp)
  tmpTbl <- table(classTmp[!bTrain],knnRes)
  dfTmp <- rbind(dfTmp,data.frame(err=1-sum(diag(tmpTbl))/sum(tmpTbl),k=kTmp))
}
dfTmp
min(dfTmp) #error rate is 23% at k = 6 
ggplot(dfTmp,aes(x=k,y=err))+geom_point()+scale_x_log10()+geom_hline(aes(yintercept = err,colour=type),data=data.frame(type=c("LDA","RF"),err=c(1-sum(diag(ldaTmpTbl))/sum(ldaTmpTbl),1-sum(diag(rfTmpTbl))/sum(rfTmpTbl))))+ggtitle("KNN error rate, nclass 5, noise 3")

## ---- chunk 62
set.seed(201)
# How many observations:
nObs <- 1000
# How many predictors are associated with outcome:
nClassVars <- 2
# How many predictors are not:
nNoiseVars <- 3
# To modulate average difference between two classes' predictor values:
deltaClass <- 2
# Simulate dataset with interaction between attribute levels associated with the outcome:
xyzTmp <- matrix(rnorm(nObs*(nClassVars+nNoiseVars)),nrow=nObs,ncol=nClassVars+nNoiseVars)
classTmp <- 1
for ( iTmp in 1:nClassVars ) {
  deltaTmp <- sample(deltaClass*c(-1,1),nObs,replace=TRUE)
  xyzTmp[,iTmp] <- xyzTmp[,iTmp] + deltaTmp
  classTmp <- classTmp * deltaTmp
}
classTmp <- factor(classTmp > 0)
table(classTmp)

## ---- chunk 63
set.seed(15)
# Split data into train and test
bTrain <- sample(c(FALSE,TRUE),nrow(xyzTmp),replace=TRUE)
# Fit random forest to train data, obtain test error:
rfRes <- randomForest(xyzTmp[bTrain,],classTmp[bTrain])
rfTmpTbl <- table(classTmp[!bTrain],predict(rfRes,newdata=xyzTmp[!bTrain,]))
rfTmpTbl
err.rf = 1-sum(diag(rfTmpTbl))/sum(rfTmpTbl)
err.rf #error rate is 8.3%  
## ---- chunk 64
# Fit LDA model to train data and evaluate error on the test data:
ldaRes <- lda(xyzTmp[bTrain,],classTmp[bTrain])
ldaTmpTbl <- table(classTmp[!bTrain],predict(ldaRes,newdata=xyzTmp[!bTrain,])$class)
ldaTmpTbl
err.lda = 1-sum(diag(ldaTmpTbl))/sum(ldaTmpTbl)
err.lda #test error here is 48.2% 

## ---- chunk 65
set.seed(15)
# Fit KNN model at several levels of k:
dfTmp <- NULL
for ( kTmp in floor(1.2^(1:33)) ) {
  knnRes <- knn(xyzTmp[bTrain,],xyzTmp[!bTrain,],classTmp[bTrain],k=kTmp)
  tmpTbl <- table(classTmp[!bTrain],knnRes)
  dfTmp <- rbind(dfTmp,data.frame(err=1-sum(diag(tmpTbl))/sum(tmpTbl),k=kTmp))
}
dfTmp
min(dfTmp) #min error rate is 5.5% at k = 7 
ggplot(dfTmp,aes(x=k,y=err))+geom_point()+scale_x_log10()+geom_hline(aes(yintercept = err,colour=type),data=data.frame(type=c("LDA","RF"),err=c(1-sum(diag(ldaTmpTbl))/sum(ldaTmpTbl),1-sum(diag(rfTmpTbl))/sum(rfTmpTbl))))+ggtitle("KNN error rate, nclass 5, noise 10")

## ---- chunk 66

par=(mfrow = c( 1, 3 ) )
set.seed(210)
# How many observations:
nObs <- 5000
# How many predictors are associated with outcome:
nClassVars <- 3
# How many predictors are not:
nNoiseVars <- 20
# To modulate average difference between two classes' predictor values:
deltaClass <- 2
# Simulate dataset with interaction between attribute levels associated with the outcome:
xyzTmp <- matrix(rnorm(nObs*(nClassVars+nNoiseVars)),nrow=nObs,ncol=nClassVars+nNoiseVars)
classTmp <- 1
for ( iTmp in 1:nClassVars ) {
  deltaTmp <- sample(deltaClass*c(-1,1),nObs,replace=TRUE)
  xyzTmp[,iTmp] <- xyzTmp[,iTmp] + deltaTmp
  classTmp <- classTmp * deltaTmp
}
classTmp <- factor(classTmp > 0)
table(classTmp)

## ---- chunk 67
set.seed(16)
# Split data into train and test
bTrain <- sample(c(FALSE,TRUE),nrow(xyzTmp),replace=TRUE)
# Fit random forest to train data, obtain test error:
rfRes <- randomForest(xyzTmp[bTrain,],classTmp[bTrain], mtry=2)
rfTmpTbl <- table(classTmp[!bTrain],predict(rfRes,newdata=xyzTmp[!bTrain,]))
rfTmpTbl
err.rf = 1-sum(diag(rfTmpTbl))/sum(rfTmpTbl)
err.rf #error rate is 46% 
## ---- chunk 68
# Fit LDA model to train data and evaluate error on the test data:
ldaRes <- lda(xyzTmp[bTrain,],classTmp[bTrain])
ldaTmpTbl <- table(classTmp[!bTrain],predict(ldaRes,newdata=xyzTmp[!bTrain,])$class)
ldaTmpTbl
err.lda = 1-sum(diag(ldaTmpTbl))/sum(ldaTmpTbl)
err.lda #test error here is 50.6%

## ---- chunk 69
set.seed(16)
# Fit KNN model at several levels of k:
dfTmp <- NULL
for ( kTmp in floor(1.2^(1:33)) ) {
  knnRes <- knn(xyzTmp[bTrain,],xyzTmp[!bTrain,],classTmp[bTrain],k=kTmp)
  tmpTbl <- table(classTmp[!bTrain],knnRes)
  dfTmp <- rbind(dfTmp,data.frame(err=1-sum(diag(tmpTbl))/sum(tmpTbl),k=kTmp))
}
dfTmp
min(dfTmp) #minimum error rate is 8.7% at k = 95
ggplot(dfTmp,aes(x=k,y=err))+geom_point()+scale_x_log10()+geom_hline(aes(yintercept = err,colour=type),data=data.frame(type=c("LDA","RF"),err=c(1-sum(diag(ldaTmpTbl))/sum(ldaTmpTbl),1-sum(diag(rfTmpTbl))/sum(rfTmpTbl))))+ggtitle("KNN error rate, nObs 5000, nclass 3, Noise 20, mtry =2")

## ---- chunk 70
set.seed(210)
# How many observations:
nObs <- 5000
# How many predictors are associated with outcome:
nClassVars <- 3
# How many predictors are not:
nNoiseVars <- 20
# To modulate average difference between two classes' predictor values:
deltaClass <- 2
# Simulate dataset with interaction between attribute levels associated with the outcome:
xyzTmp <- matrix(rnorm(nObs*(nClassVars+nNoiseVars)),nrow=nObs,ncol=nClassVars+nNoiseVars)
classTmp <- 1
for ( iTmp in 1:nClassVars ) {
  deltaTmp <- sample(deltaClass*c(-1,1),nObs,replace=TRUE)
  xyzTmp[,iTmp] <- xyzTmp[,iTmp] + deltaTmp
  classTmp <- classTmp * deltaTmp
}
classTmp <- factor(classTmp > 0)
table(classTmp)

## ---- chunk 71
set.seed(17)
# Split data into train and test
bTrain <- sample(c(FALSE,TRUE),nrow(xyzTmp),replace=TRUE)
# Fit random forest to train data, obtain test error:
rfRes <- randomForest(xyzTmp[bTrain,],classTmp[bTrain], mtry=5)
rfTmpTbl <- table(classTmp[!bTrain],predict(rfRes,newdata=xyzTmp[!bTrain,]))
rfTmpTbl
err.rf = 1-sum(diag(rfTmpTbl))/sum(rfTmpTbl)
err.rf #error rate is 44% 
## ---- chunk 72
# Fit LDA model to train data and evaluate error on the test data:
ldaRes <- lda(xyzTmp[bTrain,],classTmp[bTrain])
ldaTmpTbl <- table(classTmp[!bTrain],predict(ldaRes,newdata=xyzTmp[!bTrain,])$class)
ldaTmpTbl
err.lda = 1-sum(diag(ldaTmpTbl))/sum(ldaTmpTbl)
err.lda #test error here is 49% 

## ---- chunk 73
set.seed(17)
# Fit KNN model at several levels of k:
dfTmp <- NULL
for ( kTmp in floor(1.2^(1:33)) ) {
  knnRes <- knn(xyzTmp[bTrain,],xyzTmp[!bTrain,],classTmp[bTrain],k=kTmp)
  tmpTbl <- table(classTmp[!bTrain],knnRes)
  dfTmp <- rbind(dfTmp,data.frame(err=1-sum(diag(tmpTbl))/sum(tmpTbl),k=kTmp))
}
dfTmp
min(dfTmp) #min error rate is at 8.4%, at k = 55
ggplot(dfTmp,aes(x=k,y=err))+geom_point()+scale_x_log10()+geom_hline(aes(yintercept = err,colour=type),data=data.frame(type=c("LDA","RF"),err=c(1-sum(diag(ldaTmpTbl))/sum(ldaTmpTbl),1-sum(diag(rfTmpTbl))/sum(rfTmpTbl))))+ggtitle("KNN error rate, nObs 5000, nclass 3, Noise 20, mtry =5")
## ---- chunk 74
set.seed(210)
# How many observations:
nObs <- 5000
# How many predictors are associated with outcome:
nClassVars <- 3
# How many predictors are not:
nNoiseVars <- 20
# To modulate average difference between two classes' predictor values:
deltaClass <- 2
# Simulate dataset with interaction between attribute levels associated with the outcome:
xyzTmp <- matrix(rnorm(nObs*(nClassVars+nNoiseVars)),nrow=nObs,ncol=nClassVars+nNoiseVars)
classTmp <- 1
for ( iTmp in 1:nClassVars ) {
  deltaTmp <- sample(deltaClass*c(-1,1),nObs,replace=TRUE)
  xyzTmp[,iTmp] <- xyzTmp[,iTmp] + deltaTmp
  classTmp <- classTmp * deltaTmp
}
classTmp <- factor(classTmp > 0)
table(classTmp)

## ---- chunk 75
set.seed(18)
# Split data into train and test
bTrain <- sample(c(FALSE,TRUE),nrow(xyzTmp),replace=TRUE)
# Fit random forest to train data, obtain test error:
rfRes <- randomForest(xyzTmp[bTrain,],classTmp[bTrain], mtry=10)
rfTmpTbl <- table(classTmp[!bTrain],predict(rfRes,newdata=xyzTmp[!bTrain,]))
rfTmpTbl
err.rf = 1-sum(diag(rfTmpTbl))/sum(rfTmpTbl)
err.rf #error rate is 40.1%  
## ---- chunk 76
# Fit LDA model to train data and evaluate error on the test data:
ldaRes <- lda(xyzTmp[bTrain,],classTmp[bTrain])
ldaTmpTbl <- table(classTmp[!bTrain],predict(ldaRes,newdata=xyzTmp[!bTrain,])$class)
ldaTmpTbl
err.lda = 1-sum(diag(ldaTmpTbl))/sum(ldaTmpTbl)
err.lda #test error here is 49.9% 

## ---- chunk 77
set.seed(18)
# Fit KNN model at several levels of k:
dfTmp <- NULL
for ( kTmp in floor(1.2^(1:33)) ) {
  knnRes <- knn(xyzTmp[bTrain,],xyzTmp[!bTrain,],classTmp[bTrain],k=kTmp)
  tmpTbl <- table(classTmp[!bTrain],knnRes)
  dfTmp <- rbind(dfTmp,data.frame(err=1-sum(diag(tmpTbl))/sum(tmpTbl),k=kTmp))
}
dfTmp
min(dfTmp) #min error rate is 8.6%, at k = 95
ggplot(dfTmp,aes(x=k,y=err))+geom_point()+scale_x_log10()+geom_hline(aes(yintercept = err,colour=type),data=data.frame(type=c("LDA","RF"),err=c(1-sum(diag(ldaTmpTbl))/sum(ldaTmpTbl),1-sum(diag(rfTmpTbl))/sum(rfTmpTbl))))+ggtitle("KNN error rate, nObs 5000, nclass 3, Noise 20, mtry =10")

par( mfrow = c( 1, 1 ) )
